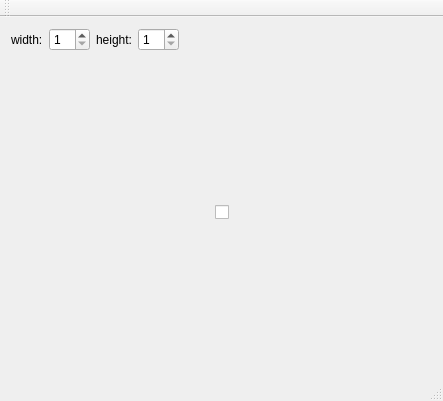
<?xml version="1.0" encoding="UTF-8"?>
<ui version="4.0">
 <class>MainWindow</class>
 <widget class="QMainWindow" name="MainWindow">
  <property name="geometry">
   <rect>
    <x>0</x>
    <y>0</y>
    <width>443</width>
    <height>401</height>
   </rect>
  </property>
  <property name="windowTitle">
   <string>MainWindow</string>
  </property>
  <widget class="QWidget" name="centralWidget">
   <layout class="QGridLayout" name="gridLayout">
    <item row="2" column="0">
     <layout class="QGridLayout" name="gridLayout_2">
      <item row="0" column="2">
       <layout class="QGridLayout" name="gridLayoutCheckboxes">
        <item row="0" column="0">
         <widget class="QCheckBox" name="checkBox">
          <property name="text">
           <string/>
          </property>
         </widget>
        </item>
       </layout>
      </item>
      <item row="0" column="3">
       <spacer name="horizontalSpacer_4">
        <property name="orientation">
         <enum>Qt::Horizontal</enum>
        </property>
        <property name="sizeHint" stdset="0">
         <size>
          <width>40</width>
          <height>20</height>
         </size>
        </property>
       </spacer>
      </item>
      <item row="0" column="0">
       <spacer name="horizontalSpacer_3">
        <property name="orientation">
         <enum>Qt::Horizontal</enum>
        </property>
        <property name="sizeHint" stdset="0">
         <size>
          <width>40</width>
          <height>20</height>
         </size>
        </property>
       </spacer>
      </item>
     </layout>
    </item>
    <item row="0" column="0">
     <layout class="QHBoxLayout" name="horizontalLayout">
      <item>
       <widget class="QLabel" name="label">
        <property name="text">
         <string>width:</string>
        </property>
       </widget>
      </item>
      <item>
       <widget class="QSpinBox" name="spinBoxWidth">
        <property name="minimum">
         <number>1</number>
        </property>
       </widget>
      </item>
      <item>
       <widget class="QLabel" name="label_2">
        <property name="text">
         <string>height:</string>
        </property>
       </widget>
      </item>
      <item>
       <widget class="QSpinBox" name="spinBoxHeight">
        <property name="minimum">
         <number>1</number>
        </property>
       </widget>
      </item>
      <item>
       <spacer name="horizontalSpacer_2">
        <property name="orientation">
         <enum>Qt::Horizontal</enum>
        </property>
        <property name="sizeHint" stdset="0">
         <size>
          <width>40</width>
          <height>20</height>
         </size>
        </property>
       </spacer>
      </item>
     </layout>
    </item>
    <item row="1" column="0">
     <spacer name="verticalSpacer">
      <property name="orientation">
       <enum>Qt::Vertical</enum>
      </property>
      <property name="sizeHint" stdset="0">
       <size>
        <width>20</width>
        <height>40</height>
       </size>
      </property>
     </spacer>
    </item>
    <item row="3" column="0">
     <spacer name="verticalSpacer_2">
      <property name="orientation">
       <enum>Qt::Vertical</enum>
      </property>
      <property name="sizeHint" stdset="0">
       <size>
        <width>20</width>
        <height>40</height>
       </size>
      </property>
     </spacer>
    </item>
   </layout>
  </widget>
  <widget class="QMenuBar" name="menuBar">
   <property name="geometry">
    <rect>
     <x>0</x>
     <y>0</y>
     <width>443</width>
     <height>21</height>
    </rect>
   </property>
  </widget>
  <widget class="QToolBar" name="mainToolBar">
   <attribute name="toolBarArea">
    <enum>TopToolBarArea</enum>
   </attribute>
   <attribute name="toolBarBreak">
    <bool>false</bool>
   </attribute>
  </widget>
  <widget class="QStatusBar" name="statusBar"/>
 </widget>
 <layoutdefault spacing="6" margin="11"/>
 <resources/>
 <connections/>
</ui>
